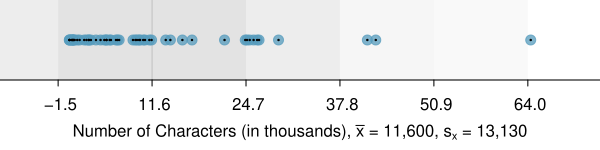

Generate this figure with R:
library(openintro)
data(email50)
data(COL)
d <- email50$num_char
mean(d)
sd(d)

myPDF("sdAsRuleForEmailNumChar.pdf", 6, 1.5, mar=c(3.5,0,0,0), mgp=c(2.2,0.7,0))
dotPlot(d, col=COL[1,2], pch=20, cex=2, xlim=range(d)+sd(d)/2*c(-1,1), axes=FALSE, xlab=expression(paste("Number of Characters (in thousands), ", bar(x)," = 11,600, ", s[x], " = 13,130")), type='n')
m <- round(mean(d), 1)
s <- round(sd(d), 1)
abline(v=m, col=COL[7])
rect(m-s, -5, m+s, 5, col='#0000001C', border='#00000000')
rect(m+s, -5, m+2*s, 5, col='#00000012', border='#00000000')
rect(m-s, -5, m-2*s, 5, col='#00000012', border='#00000000')
rect(m+2*s, -5, m+3*s, 5, col='#0000000A', border='#00000000')
rect(m+4*s, -5, m+3*s, 5, col='#00000006', border='#00000000')
dotPlot(d, col=COL[1,2], pch=20, cex=2, add=TRUE, axes=FALSE)
dotPlot(d, col=1, pch=20, cex=0.3, add=TRUE, axes=FALSE)
axis(1, at=m+s*c(-3:7), labels=format(m + s*(-3:7)))


dev.off()

sum(d > m-s & d < m+s)/length(d)
sum(d > m-2*s & d < m+2*s)/length(d)
